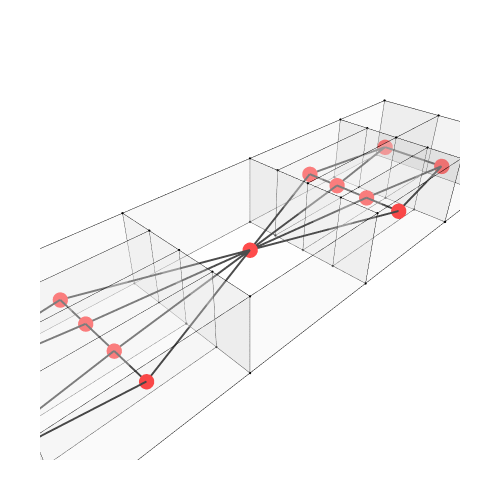

Source (notebook cell):
### Code cell
Topology.Show(cc_rooms, g2,
              vertexSizeKey="size",
              vertexColorKey="color",
              edgeWidthKey="width",
              edgeColorKey="color",
              faceOpacity=0.3,
              backgroundColor="white",
              width=500,
              height=500,
              renderer=renderer)

### Figure 1 — Plotly figure (JSON) as saved in the notebook; plotly's stock layout.template omitted (floating-point values rounded to 4 significant figures; data arrays with more than 128 entries replaced by an {"elided": "..."} marker saying what was removed)
{"data": [{"customdata": ["", "", "", "", "", "", "", "", "", "", "", "", "", "", "", "", "", "", "", "", "", "", "", "", "", "", "", "", "", "", "", "", "", "", "", "", "", "", "", "", "", "", "", "", "", "", "", "", "", "", "", ""], "hoverinfo": "text", "hovertemplate": ["Click ", "Click ", "Click ", "Click ", "Click ", "Click ", "Click ", "Click ", "Click ", "Click ", "Click ", "Click ", "Click ", "Click ", "Click ", "Click ", "Click ", "Click ", "Click ", "Click ", "Click ", "Click ", "Click ", "Click ", "Click ", "Click ", "Click ", "Click ", "Click ", "Click ", "Click ", "Click ", "Click ", "Click ", "Click ", "Click ", "Click ", "Click ", "Click ", "Click ", "Click ", "Click ", "Click ", "Click ", "Click ", "Click ", "Click ", "Click ", "Click ", "Click ", "Click ", "Click "], "hovertext": ["", "", "", "", "", "", "", "", "", "", "", "", "", "", "", "", "", "", "", "", "", "", "", "", "", "", "", "", "", "", "", "", "", "", "", "", "", "", "", "", "", "", "", "", "", "", "", "", "", "", "", ""], "legendgroup": "1", "legendrank": 1, "marker": {"color": ["#000000", "#000000", "#000000", "#000000", "#000000", "#000000", "#000000", "#000000", "#000000", "#000000", "#000000", "#000000", "#000000", "#000000", "#000000", "#000000", "#000000", "#000000", "#000000", "#000000", "#000000", "#000000", "#000000", "#000000", "#000000", "#000000", "#000000", "#000000", "#000000", "#000000", "#000000", "#000000", "#000000", "#000000", "#000000", "#000000", "#000000", "#000000", "#000000", "#000000", "#000000", "#000000", "#000000", "#000000", "#000000", "#000000", "#000000", "#000000", "#000000", "#000000", "#000000", "#000000"], "line": {"width": 0}, "opacity": 1, "size": [2.8, 2.8, 2.8, 2.8, 2.8, 2.8, 2.8, 2.8, 2.8, 2.8, 2.8, 2.8, 2.8, 2.8, 2.8, 2.8, 2.8, 2.8, 2.8, 2.8, 2.8, 2.8, 2.8, 2.8, 2.8, 2.8, 2.8, 2.8, 2.8, 2.8, 2.8, 2.8, 2.8, 2.8, 2.8, 2.8, 2.8, 2.8, 2.8, 2.8, 2.8, 2.8, 2.8, 2.8, 2.8, 2.8, 2.8, 2.8, 2.8, 2.8, 2.8, 2.8], "sizemode": "diameter", "symbol": "circle"}, "mode": "markers", "name": "1: Untitled (Vertices)", "showlegend": false, "text": ["", "", "", "", "", "", "", "", "", "", "", "", "", "", "", "", "", "", "", "", "", "", "", "", "", "", "", "", "", "", "", "", "", "", "", "", "", "", "", "", "", "", "", "", "", "", "", "", "", "", "", ""], "type": "scatter3d", "x": [-4, 4, 4, -4, -4, -4, -4, -4, 4, 4, 4, 4, 4, 4, 4, 4, -4, -4, -4, -4, 12, 12, 12, 12, -12, -12, -12, -12, -12, -12, -12, -12, -12, -12, 12, 12, 12, 12, 12, 12, 17, 17, 17, 17, -17, -17, -17, -17, -17, -17, 17, 17], "y": [0, 0, 0, 0, 2, 4, 6, 8, 8, 6, 4, 2, 2, 4, 6, 8, 8, 6, 4, 2, 0, 0, 2, 2, 2, 2, 0, 0, 4, 4, 6, 6, 8, 8, 6, 6, 8, 8, 4, 4, 0, 0, 4, 4, 0, 0, 4, 4, 8, 8, 8, 8], "z": [0, 0, 4, 4, 0, 0, 0, 0, 0, 0, 0, 0, 4, 4, 4, 4, 4, 4, 4, 4, 0, 4, 4, 0, 4, 0, 4, 0, 4, 0, 4, 0, 4, 0, 0, 4, 4, 0, 0, 4, 0, 4, 0, 4, 4, 0, 4, 0, 0, 4, 0, 4]}, {"hoverinfo": "text", "hovertext": [], "legendgroup": "2", "legendrank": 2, "line": {"color": "#000000", "dash": "solid", "width": 1}, "marker": {"color": "#000000", "size": 0.25, "symbol": "circle"}, "mode": "markers+lines", "name": "1: Untitled (Edges)", "showlegend": false, "text": [], "type": "scatter3d", "x": {"elided": "306 int values"}, "y": {"elided": "306 int values"}, "z": {"elided": "306 int values"}}, {"cmax": 1, "cmin": 0, "color": "#FAFAFA", "colorscale": [[0, "#440154"], [0.1111, "#482878"], [0.2222, "#3e4989"], [0.3333, "#31688e"], [0.4444, "#26828e"], [0.5556, "#1f9e89"], [0.6667, "#35b779"], [0.7778, "#6ece58"], [0.8889, "#b5de2b"], [1, "#fde725"]], "flatshading": true, "hoverinfo": "text", "hovertext": "", "i": {"elided": "148 int values"}, "j": {"elided": "148 int values"}, "k": {"elided": "148 int values"}, "legendgroup": "3", "legendrank": 3, "lighting": {"facenormalsepsilon": 0}, "name": "1: Untitled (Faces)", "opacity": 0.3, "showlegend": false, "showscale": false, "text": "", "type": "mesh3d", "x": [4, 4, -4, -4, -4, 4, -4, 4, -4, 4, -4, 4, 4, -4, 4, -4, 4, -4, 4, -4, 12, 12, 12, 12, -12, -12, -12, -12, -12, -12, -12, -12, -12, -12, 12, 12, 12, 12, 12, 12, 17, 17, 17, 17, -17, -17, -17, -17, -17, -17, 17, 17], "y": [0, 0, 0, 0, 2, 2, 4, 4, 6, 6, 8, 8, 2, 2, 4, 4, 6, 6, 8, 8, 0, 0, 2, 2, 2, 2, 0, 0, 4, 4, 6, 6, 8, 8, 6, 6, 8, 8, 4, 4, 0, 0, 4, 4, 0, 0, 4, 4, 8, 8, 8, 8], "z": [0, 4, 4, 0, 0, 0, 0, 0, 0, 0, 0, 0, 4, 4, 4, 4, 4, 4, 4, 4, 0, 4, 4, 0, 0, 4, 4, 0, 0, 4, 0, 4, 0, 4, 0, 4, 4, 0, 0, 4, 0, 4, 0, 4, 4, 0, 4, 0, 0, 4, 4, 0]}, {"hoverinfo": "text", "hovertext": [], "legendgroup": "6", "legendrank": 6, "line": {"color": "#000000", "dash": "solid", "width": 4}, "marker": {"color": "#000000", "size": 1, "symbol": "circle"}, "mode": "markers+lines", "name": "2: Untitled Graph (Edges)", "showlegend": false, "text": [], "type": "scatter3d", "x": [8, 8, null, 0, 8, null, 8, 14.5, null, 8, 8, null, 14.5, 14.5, null, 8, 14.5, null, 8, 14.5, null, 0, 8, null, 8, 8, null, 8, 14.5, null, 0, 8, null, 0, -8, null, -8, -14.5, null, -8, -8, null, -8, -8, null, 0, -8, null, -8, -14.5, null, -8, -8, null, 0, -8, null, -8, -14.5, null, 0, 8, null, 0, -8, null, -14.5, -14.5, null, -8, -14.5, null], "y": [5, 3, null, 4, 5, null, 5, 6, null, 7, 5, null, 2, 6, null, 7, 6, null, 3, 2, null, 4, 3, null, 1, 3, null, 1, 2, null, 4, 1, null, 4, 7, null, 7, 6, null, 5, 7, null, 1, 3, null, 4, 3, null, 3, 2, null, 3, 5, null, 4, 1, null, 1, 2, null, 4, 7, null, 4, 5, null, 2, 6, null, 5, 6, null], "z": [2, 2, null, 2, 2, null, 2, 2, null, 2, 2, null, 2, 2, null, 2, 2, null, 2, 2, null, 2, 2, null, 2, 2, null, 2, 2, null, 2, 2, null, 2, 2, null, 2, 2, null, 2, 2, null, 2, 2, null, 2, 2, null, 2, 2, null, 2, 2, null, 2, 2, null, 2, 2, null, 2, 2, null, 2, 2, null, 2, 2, null, 2, 2, null]}, {"customdata": ["", "", "", "", "", "", "", "", "", "", "", "", ""], "hoverinfo": "text", "hovertemplate": ["Click ", "Click ", "Click ", "Click ", "Click ", "Click ", "Click ", "Click ", "Click ", "Click ", "Click ", "Click ", "Click "], "hovertext": ["", "", "", "", "", "", "", "", "", "", "", "", ""], "legendgroup": "5", "legendrank": 5, "marker": {"color": ["#FF0000", "#FF0000", "#FF0000", "#FF0000", "#FF0000", "#FF0000", "#FF0000", "#FF0000", "#FF0000", "#FF0000", "#FF0000", "#FF0000", "#FF0000"], "line": {"width": 0}, "opacity": 1, "size": [18, 18, 18, 18, 18, 18, 18, 18, 18, 18, 18, 18, 18], "sizemode": "diameter", "symbol": "circle"}, "mode": "markers", "name": "2: Untitled Graph (Vertices)", "showlegend": false, "text": ["", "", "", "", "", "", "", "", "", "", "", "", ""], "type": "scatter3d", "x": [8, 14.5, 8, 8, -8, -8, -8, 0, -14.5, -8, 8, -14.5, 14.5], "y": [5, 6, 3, 1, 7, 3, 1, 4, 2, 5, 7, 6, 2], "z": [2, 2, 2, 2, 2, 2, 2, 2, 2, 2, 2, 2, 2]}], "layout": {"autosize": true, "height": 500, "margin": {"b": 40, "l": 40, "r": 40, "t": 40}, "paper_bgcolor": "#FFFFFF", "plot_bgcolor": "#FFFFFF", "scene": {"aspectmode": "data", "camera": {"center": {"x": 0, "y": 0, "z": 0}, "eye": {"x": -1.25, "y": -1.25, "z": 1.25}, "projection": {"type": "perspective"}, "up": {"x": 0, "y": 0, "z": 1}}, "xaxis": {"visible": false}, "yaxis": {"visible": false}, "zaxis": {"visible": false}}, "showlegend": true, "width": 500, "xaxis": {"showgrid": false, "visible": false, "zeroline": false}, "yaxis": {"showgrid": false, "visible": false, "zeroline": false}}}
